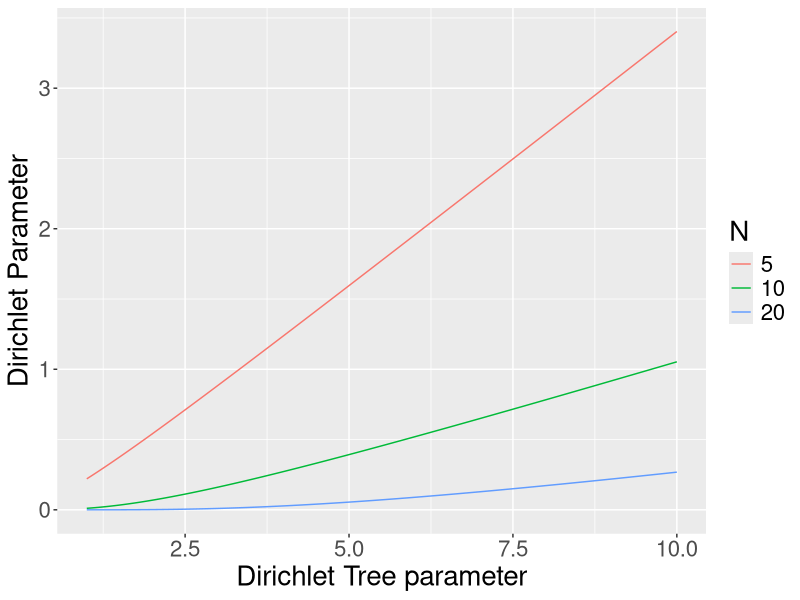
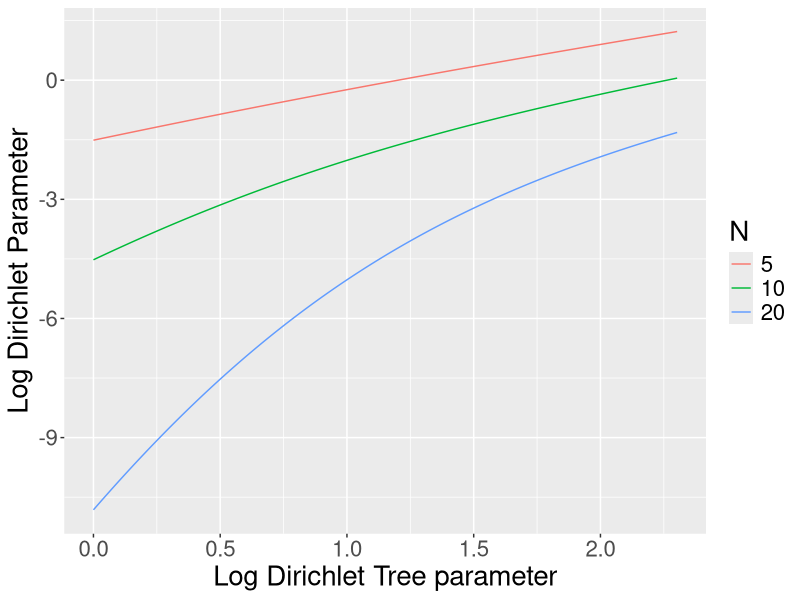

Write R code to recreate these figures, in order.
#!/usr/bin/Rscript

require(ggplot2)

# Find the equivalent dirichlet prior parameter
dir.equivparam <- function(a, n) {
  A <- 1
  for (k in 2:n) {
    A <- A * (1+a)/(1+k*a)
  }
  alpha.dir <- (A-1)/(1-A*factorial(n))
  return(alpha.dir)
}

out.dtree.alpha <- c()
out.dir.alpha <- c()
out.ns <- c()

ns <- c(5,10,20)
dtree.alpha <- seq(1,10,1/100)

for (n in ns) {
  for (a in dtree.alpha) {
    out.dtree.alpha <- c(out.dtree.alpha, a)
    out.ns <- c(out.ns, n)
    out.dir.alpha <- c(out.dir.alpha, dir.equivparam(a, n))
  }
}

outdf <- data.frame(N=as.factor(out.ns), dtree.alpha=out.dtree.alpha, dir.alpha=out.dir.alpha)
outdf[1:5,]
png('alphas.png', height=600, width=800)
ggplot(outdf, aes(x=dtree.alpha, y=dir.alpha, col=N, group=N)) +
  geom_line() +
  labs(x = "Dirichlet Tree parameter", y = "Dirichlet Parameter") +
  theme(text = element_text(size = 20))
dev.off()

png('log-alphas.png', height=600, width=800)
ggplot(outdf, aes(x=log(dtree.alpha), y=log(dir.alpha), col=N, group=N)) +
  geom_line() +
  labs(x = "Log Dirichlet Tree parameter", y = "Log Dirichlet Parameter") +
  theme(text = element_text(size = 20))
dev.off()
